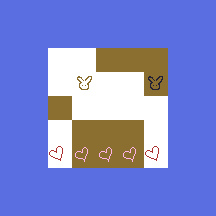

The image is a tile-based game level rendered from a .tmx file. Its description and complete source (layers, tilesets, objects, tile grids) follow:
An orthogonal 9x9 tile map with 24x24 px tiles, 1 tile layer (Tile Layer 1).

<map version="1.2" tiledversion="1.3.2" orientation="orthogonal" renderorder="right-down" compressionlevel="0" width="9" height="9" tilewidth="24" tileheight="24" infinite="0" nextlayerid="2" nextobjectid="1">
 <tileset firstgid="1" name="tmptile" tilewidth="24" tileheight="24" tilecount="12" columns="12">
  <image source="tmptile.png" width="288" height="24" />
 </tileset>
 <layer id="1" name="Tile Layer 1" width="9" height="9">
  <data encoding="csv">
1,1,1,1,1,1,1,1,1,
1,1,1,1,1,1,1,1,1,
1,1,3,3,2,2,2,1,1,
1,1,3,5,3,3,4,1,1,
1,1,2,3,3,3,3,1,1,
1,1,3,2,2,2,3,1,1,
1,1,10,9,9,9,10,1,1,
1,1,1,1,1,1,1,1,1,
1,1,1,1,1,1,1,1,1
</data>
 </layer>
</map>
